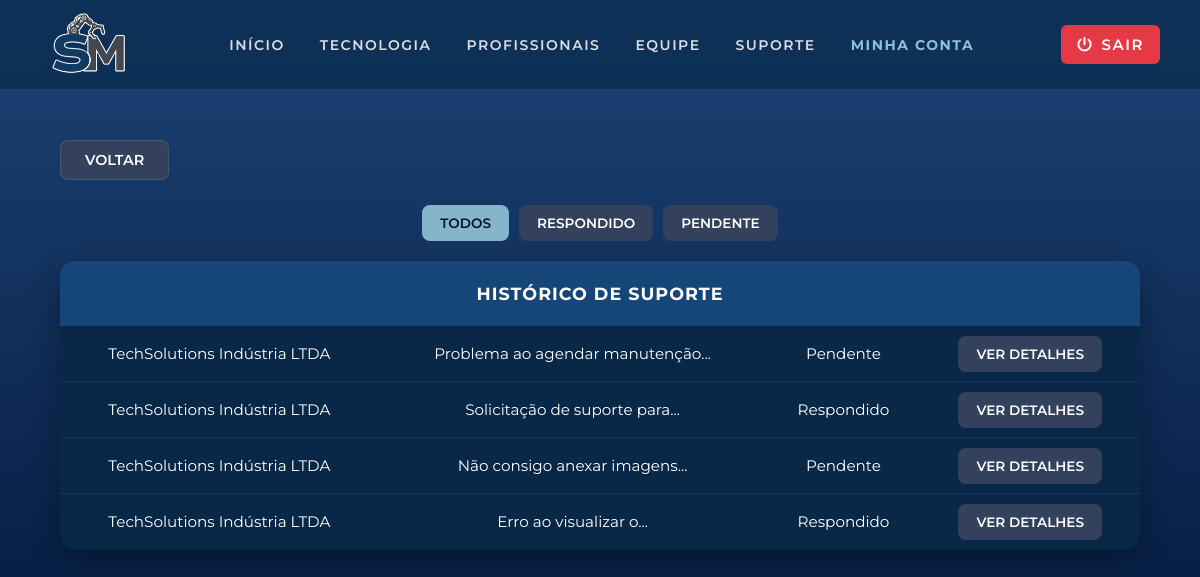
Screenshot of /user/historicodemensagens.php (signed in) with the database file from the repository.
### tables this page shows
CREATE TABLE
    IF NOT EXISTS suporte (
        id_sup INT AUTO_INCREMENT PRIMARY KEY,
        nome_cliente VARCHAR(100),
        desc_sup TEXT,
        tel_sup VARCHAR(20),
        email_sup VARCHAR(100),
        id_usuario INT NOT NULL,
        resposta_admin TEXT NULL,
        status_suporte ENUM ('Pendente', 'Respondido') DEFAULT 'Pendente',
        FOREIGN KEY (id_usuario) REFERENCES usuarios (id_user)
    );

### crud.php (called while the page is built, shortened)
<?php
try {
    function readAll($pdo, $table, $where = null) {
        $sql = "SELECT * FROM $table";
        if ($where) {
            $sql .= " WHERE $where";
        }
        $stmt = $pdo->query($sql);
        return $stmt->fetchAll(PDO::FETCH_ASSOC);
    }
} catch (PDOException $e) {
    die("Erro de conexão: " . $e->getMessage());
}

### user/historicodemensagens.php (the view, shortened to what this page needs)
<?php
require_once '../crud.php';
$statusFiltro = $_GET['status'] ?? 'Todos';
$nomeUsuarioLogado = $_SESSION['nome'] ?? '';
$where = "nome_cliente = '$nomeUsuarioLogado'";
$tableSuporte = readAll($pdo, 'suporte', $where);
?>
<!DOCTYPE html>
<html lang="pt-br">
<head>
    <link rel="stylesheet" href="../css/userpage.css">
    <link rel="stylesheet" href="../css/partials.css">
</head>
<body>
    <?php require_once '../partials/header.php'; ?>
    <a href="./userpage.php" class="botao">Voltar</a>
    <div class="filtros">
        <?php
        $filtros = [
            'Todos',
            'Respondido',
            'Pendente'
        ];
        foreach ($filtros as $filtro):
            $ativo = ($statusFiltro === $filtro) ? 'ativo' : '';
        ?>
            <a class="<?= $ativo ?>" href="?status=<?= urlencode($filtro) ?>">
                <?= $filtro ?>
            </a>
        <?php endforeach; ?>
    </div>
    <table>
        <thead>
            <tr>
                <th colspan='4'>HISTÓRICO DE SUPORTE</th>
            </tr>
        </thead>
        <tbody>
            <?php
            if (!empty($tableSuporte)) {
                foreach($tableSuporte as $ticket){
                    $palavrasDesc = explode(' ', trim($ticket['desc_sup']));
                    $descricaoResumida = (count($palavrasDesc) > 4)
                        ? implode(' ', array_slice($palavrasDesc, 0, 4)) . '...'
                        : $ticket['desc_sup'];
                    echo "
                    <tr>
                        <td>" . htmlspecialchars($ticket['nome_cliente']) . "</td>
                        <td title='" . htmlspecialchars($ticket['desc_sup']) . "'>{$descricaoResumida}</td>
                        <td>" . htmlspecialchars($ticket['status_suporte']) . "</td>
                        <td class='td_verDetalhes'>
                            <a class='verDetalhes' href='detalhesSuporte.php?id={$ticket['id_sup']}'>Ver detalhes</a>
                        </td>
                    </tr>";
                }
            }
            ?>
        </tbody>
    </table>
</body>
</html>

### css/userpage.css (style rules this page uses)
:root { --color-night-blue: #001233; --color-navy-dark: #092848; --color-slate-blue: #33415C; --white: #ffffff; --color-cool-gray: #7d8597; --color-deep-blue: #214174; --color-sky-light: #85b5cb; --royal-industrial: #164578; --misty-blue: #8BC0D6; }
* { margin: 0; padding: 0; box-sizing: border-box; }
body { font-family: "Montserrat", sans-serif; background: linear-gradient(to bottom, #1c4376, #001233); background-attachment: fixed; color: var(--white); min-height: 100vh; display: flex; flex-direction: column; align-items: center; padding-top: 130px; padding-bottom: 60px; }
a { text-decoration: none; color: var(--color-sky-light); transition: 0.3s ease; }
body>a[href*="userpage"], body>a[href*="historico"] { background-color: var(--color-slate-blue); color: var(--white); padding: 10px 24px; border-radius: 8px; font-size: 0.9rem; font-weight: 600; text-transform: uppercase; align-self: flex-start; margin-left: 5%; margin-bottom: 25px; display: inline-flex; align-items: center; border: 1px solid rgba(255, 255, 255, 0.1); }
table { width: 90%; max-width: 1200px; border-collapse: collapse; background-color: var(--color-navy-dark); border-radius: 15px; overflow: hidden; margin: 0 auto 40px auto; box-shadow: 0 10px 30px rgba(0, 0, 0, 0.3); }
th { background-color: var(--royal-industrial); color: var(--white); padding: 22px 15px; font-size: 1.1rem; text-transform: uppercase; letter-spacing: 1px; font-weight: 700; text-align: center; }
td { padding: 18px 15px; border-bottom: 1px solid rgba(51, 65, 92, 0.5); color: var(--white); font-size: 0.95rem; text-align: center; }
tr:last-child td { border-bottom: none; }
.verDetalhes { background-color: var(--color-slate-blue); color: var(--white); padding: 10px 18px; border-radius: 8px; font-size: 0.85rem; font-weight: 600; text-transform: uppercase; transition: all 0.3s ease; }
.filtros { justify-content: center; width: 90%; max-width: 1200px; display: flex; gap: 10px; flex-wrap: wrap; margin: 0 auto 20px auto; }
.filtros a { background-color: var(--color-slate-blue); color: var(--white); padding: 10px 18px; border-radius: 8px; font-size: 0.85rem; font-weight: 600; text-transform: uppercase; transition: all 0.3s ease; }
.filtros a.ativo { background-color: var(--color-sky-light); color: var(--color-night-blue); }
.botao { margin-top: 50px; }

### css/partials.css (style rules this page uses)
html, body { min-height: 100%; }
body { min-height: 100vh; display: flex; flex-direction: column; padding-top: 90px; }

### rows the page displays
suporte: nome_cliente "TechSolutions Indústria LTDA", desc_sup "Problema ao agendar manutenção...", status_suporte "Pendente"
suporte: nome_cliente "TechSolutions Indústria LTDA", desc_sup "Solicitação de suporte para...", status_suporte "Respondido"
suporte: nome_cliente "TechSolutions Indústria LTDA", desc_sup "Não consigo anexar imagens...", status_suporte "Pendente"
suporte: nome_cliente "TechSolutions Indústria LTDA", desc_sup "Erro ao visualizar o...", status_suporte "Respondido"

### other values shown
$filtro "TODOS"
$filtro "RESPONDIDO"
$filtro "PENDENTE"
